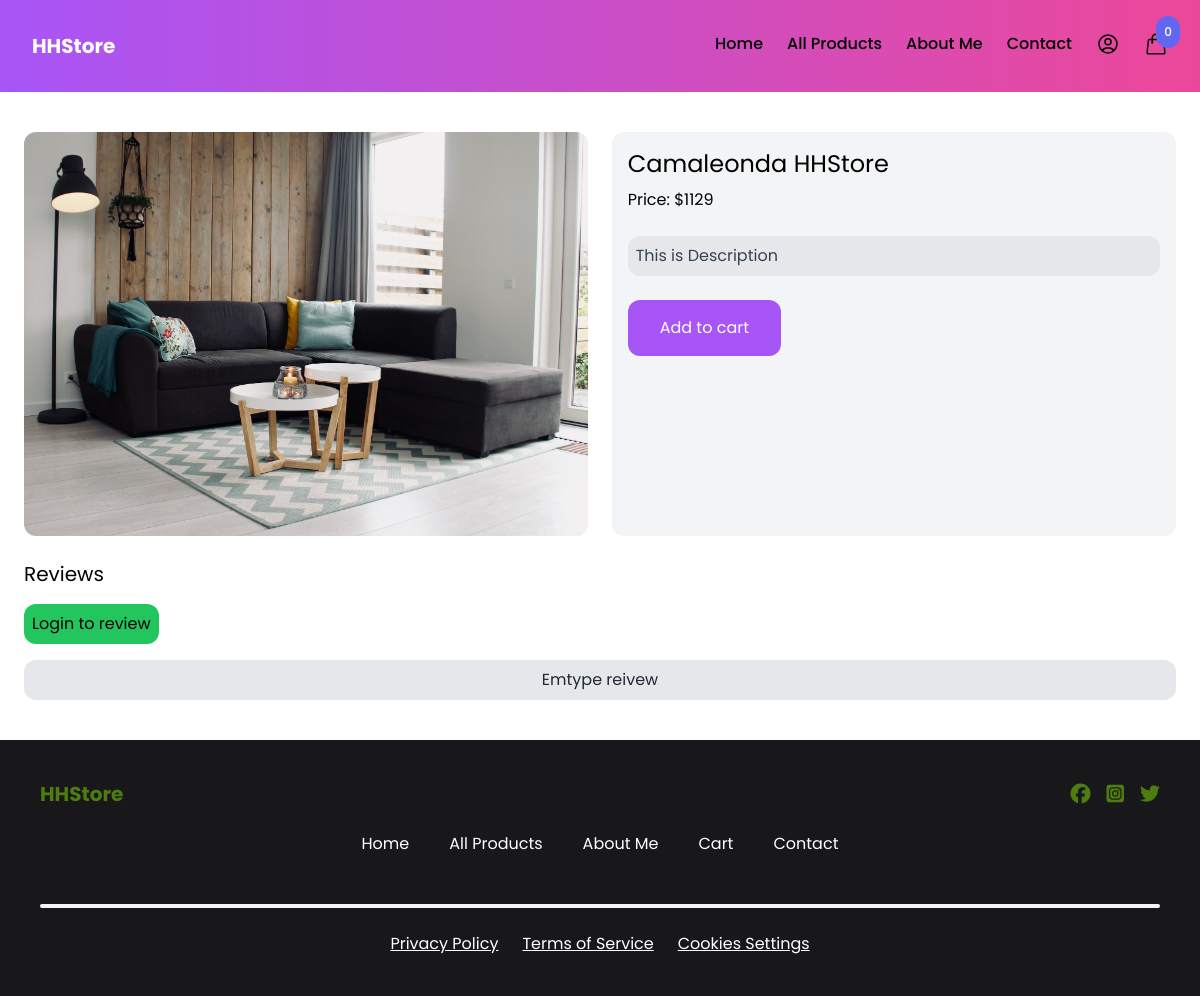
/product/camaleonda-hhstore/, run on an earlier commit of the app's database.
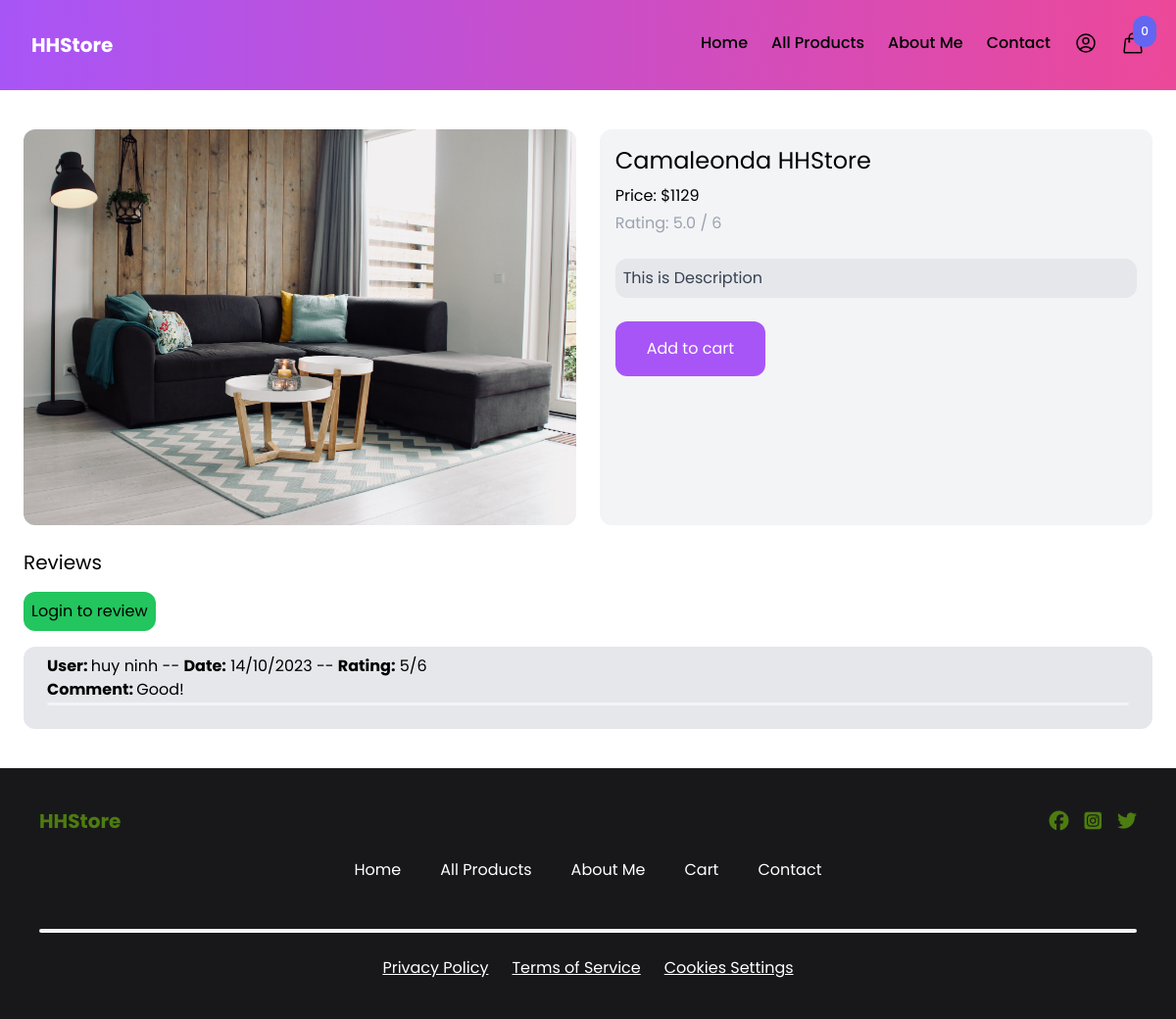
And on a later commit of the database.
### product/models.py (models this page shows, shortened)
class Product(models.Model):
    category = models.ForeignKey(Category, on_delete=models.CASCADE, blank=True, null=True)
    name = models.CharField(max_length=200)
    price = models.IntegerField()
    description = models.TextField(max_length=2000)
    slug = models.SlugField()
    created_at = models.DateTimeField(auto_now_add=True)
    image = models.ImageField(upload_to="product_image", blank=True, null=True)
    thumbnail = models.ImageField(upload_to='thumbnail_image', blank=True, null=True)
    class Meta:
        ordering = ('-created_at', )
    def get_rating(self):
        reviews_total = 0
        for review in self.reviews.all():
            reviews_total += review.rating
        if reviews_total > 0:
            return reviews_total / self.reviews.count()
        return 0

class Review(models.Model):
    product = models.ForeignKey(Product, related_name="reviews", on_delete=models.CASCADE)
    rating = models.IntegerField(default=3)
    content = models.TextField()
    created_by = models.ForeignKey(User, related_name="reviews", on_delete=models.CASCADE)
    created_at = models.DateTimeField(auto_now_add=True)

### product/views.py (the view, shortened to what this page needs)
# urls.py: path('<slug:slug>/', views.detail, name='detail'),
def detail(request, slug):
    product = get_object_or_404(Product, slug=slug)
    return render(request, 'product/detail.html', {'product': product})

### cart/cart.py (called while the page is built)
    def __len__(self):
        return sum(item['quantity'] for item in self.cart.values())

### cart/context_processors.py (called while the page is built)
def cart(request):
    return {'cart': Cart(request)}

### product/templates/product/detail.html (shortened to what this page needs)
{% extends "core/base.html" %}
{% block content %}
    <main class="mt-10 max-w-6xl mx-auto">
        <div class="flex space-x-6">
            <div class="w-full lg:w-1/2">
                {% if product.image %}
                    <img src="{{ product.image.url }}" class="rounded-xl"/>
                {% else %}
                    <img = src="https://via.placeholder.com/400x400.jpg"/>
                {% endif %}
            </div>
            <div class="w-full lg:w-1/2 bg-gray-100 p-4 rounded-xl">
                <h2 class="text-2xl">{{ product.name }}</h2>
                <p class="mt-2">Price: ${{ product.price }}</h2>
                {% if product.get_rating > 0 %}
                    <p class="mt-1 text-gray-400">Rating: {{ product.get_rating }} / 6</p>
                {% endif %}
                {% if product.description %}
                    <p class="mt-6 text-gray-700 bg-gray-200 p-2 rounded-xl">{{ product.description }}</p>
                {% endif %}
                <a
                    href="#"
                    class="mt-6 inline-block px-8 py-4 rounded-xl bg-purple-500 text-white hover:bg-purple-800"
                    hx-get="{% url 'cart:add_to_cart' product.id %}"
                    hx-target="#menu-cart-button"
                    hx-swap="outerHTML"
                >
                Add to cart
                </a>
            </div>
        </div>
        <div class="w-full mt-6">
            <h2 class="text-xl">Reviews</h2>
            {% if request.user.is_authenticated %}
                <form method="post" action="." class="mt-2 p-6 bg-gray-200 rounded-xl">
                    {% csrf_token %}
                    <div class="flex justify-between space-x-10">
                        <div class="w-1/2 space-y-2">
                            <label>Comment</label><br>
                            <input type='text' name="content" class="w-full rounded-xl p-2"></input>
                        </div>
                        <div class="w-1/2 space-y-2">
                            <label class="">Rating</label><br>
                            <select name="rating">
                                <option value="1">1</option>
                                <option value="2">2</option>
                                <option value="3" selected>3</option>
                                <option value="4">4</option>
                                <option value="5">5</option>
                                <option value="6">6</option>
                            </select>
                        </div>
                    </div>
                    <div class="mt-6">
                        <button class="py-2 px-6 text-lg bg-teal-500 hover:bg-teal-700 rounded-xl text-white">Send</button>
                    </div>
                </form>
            {% else %}
                <a href="{% url 'core:login' %}" class="p-2 mt-4 bg-green-500 rounded-xl inline-block">Login to review</a>
            {% endif %}
            {% if product.reviews.all %}
                <div class="mt-4 p-2 bg-gray-200 rounded-xl">
                    {% for review in product.reviews.all %}
                        <div class="px-4 mb-4">
                            <strong>User: </strong>{{ review.created_by.first_name }} {{ review.created_by.last_name}} --
                            <strong>Date:</strong> {{ review.created_at|date:"d/m/Y" }} --
                            <strong>Rating:</strong> {{ review.rating }}/6</br>
                            <strong>Comment: </strong>{{ review.content }}
                            <hr class="w-full h-1 mx-auto bg-gray-100 rounded dark:bg-gray-700">
                        </div>
                    {% endfor %}
                </div>
            {% else %}
                <div class="mt-4 p-2 bg-gray-200 rounded-xl">
                    <p class="text-gray-800 text-center">Emtype reivew</p>
                </div>
            {% endif %}
        </div>
    </main>
{% endblock %}

What changed in the data, as far as the page shows it:
shown differently, row unchanged: Product "Camaleonda HHStore": get_rating (not shown) → "5.0"
added Review: created_by.first_name "huy", created_by.last_name "ninh", created_at "14/10/2023", rating "5", content "Good!"
Also different on the page:
text no longer shown: "Emtype reivew"
text now shown: "Rating: / 6"
